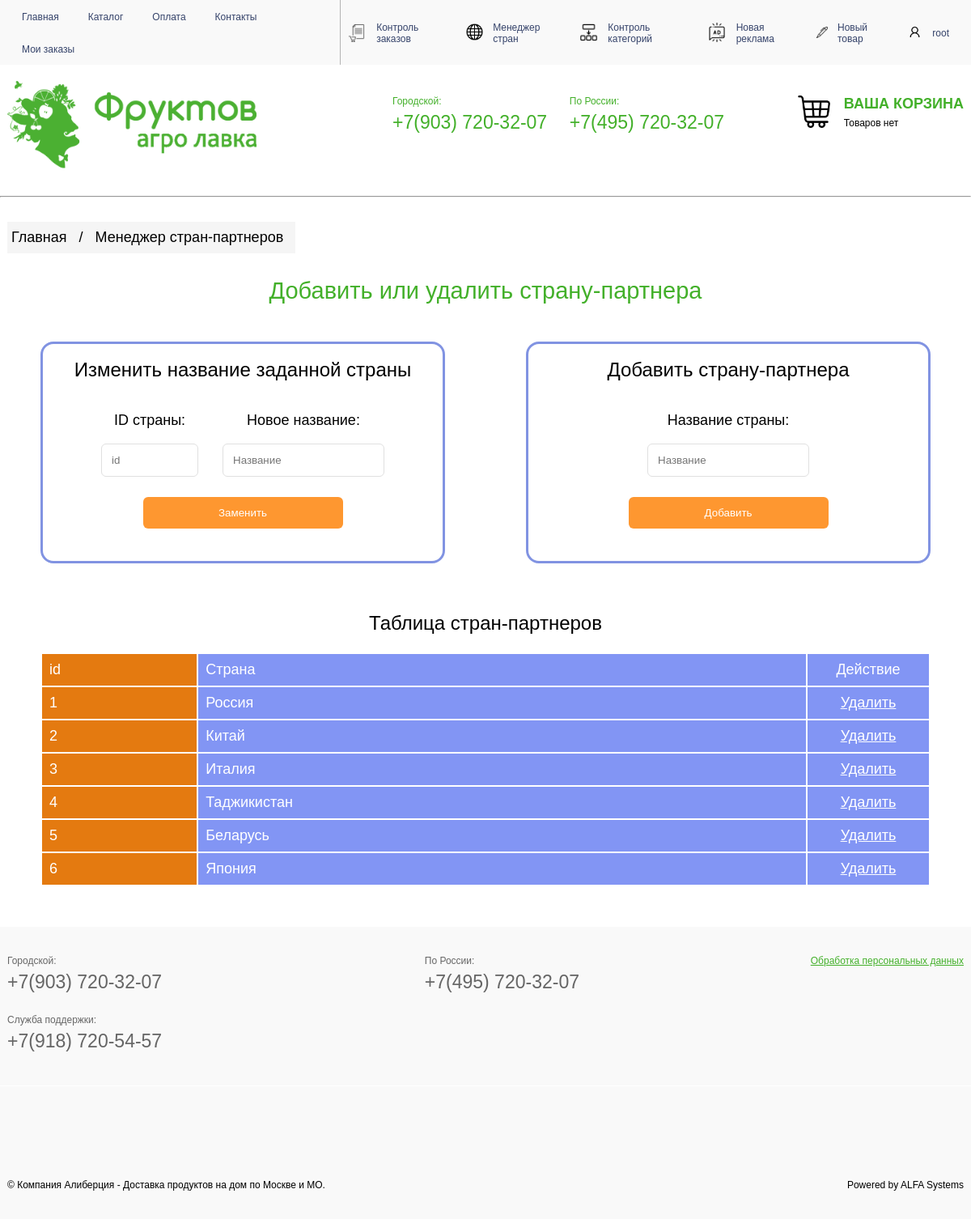
Page /src/pages/control_countries.php (signed in) on the committed database.
### tables this page shows
CREATE TABLE `countries` (
  `id` int NOT NULL,
  `country_name` text NOT NULL
);

### src/php/sql_connection.php (called while the page is built, shortened)
<?php
class SQLConnection {
    private $host = 'db';
    private $user = 'root';
    private $password = 'egor';
    private $db = 'shop';
    function get_all_countries() {
        try {
            $connection = mysqli_connect($this->host, $this->user, $this->password, $this->db);
            $sql_request = "SELECT * FROM `countries`";
            $result = mysqli_query($connection, $sql_request);
            $rows = mysqli_fetch_all($result, MYSQLI_ASSOC);
            return $rows;
        } catch (Exception $_) {
            return false;
        }
    }
}

### src/php/country_helper.php (the view, shortened to what this page needs)
<?php
    function draw_countries_table() {
        $connection = new SQLConnection();
        $countries = $connection->get_all_countries();
        if ($countries) {
            for ($i = 0; $i < count($countries); $i++) {
                $current_id = $countries[$i]['id'];
                $current_name = $countries[$i]['country_name'];
                echo "<tr>";
                    echo "<td class='td-1'>$current_id</td>";
                    echo "<td class='td-2'>$current_name</td>";
                    echo "<td width='150' class='td-2 center-text'><a class='delete-a' href='control_countries.php?delete_id=$current_id'>Удалить<a></td>";
                echo "</tr>";
            }
        }
    }
?>

### src/css/styleBase.css (style rules this page uses)
* { padding: 0; margin: 0; transition: 0.4s linear; }
html { box-sizing: border-box; font-size: 0; }
*, *:before, *:after { box-sizing: inherit; }

### src/css/style.css (style rules this page uses)
td { padding: 9px; }
.td-1, .td-2, .delete-a { font-size: 18px; font-family: sans-serif; color: white; background-color:#e47a10; }
.delete-a { text-decoration: underline; background-color: transparent; }
.td-2 { background-color:#8295f4; }
.center-text { text-align: center; }

### rows in the picture
countries: id "1", country_name "Россия"
countries: id "2", country_name "Китай"
countries: id "3", country_name "Италия"
countries: id "4", country_name "Таджикистан"
countries: id "5", country_name "Беларусь"
countries: id "6", country_name "Япония"

### other values in the picture
$user_name "root"
$basketMessage "Товаров нет"
